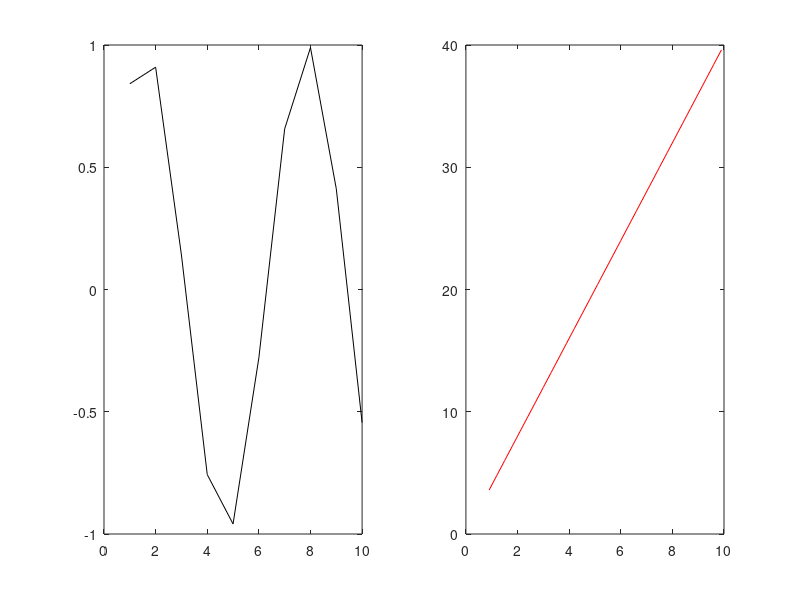

Write the MATLAB code that produced this figure.
function plotFunc_soln
x1 = 1:10;
y1 = sin(x1);

x2 = .9:.3:10;
y2 = 4*x2;

subplot(1, 2, 2)
plot(x2, y2, 'r');
subplot(1, 2, 1)

plot(x1, y1, 'k');
end